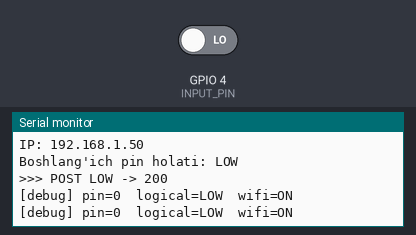
A sketch run on a simulated ESP32. Shown: the last lines printed to the serial monitor. Inputs (shaded band) come from the test bench; at power-on: GPIO 4 (INPUT_PIN) LOW. WiFi joins after 1.5 s; servers stay silent unless stated; uploads are accepted with an empty reply.

Above: at 3.4 s.
3.5 s: GPIO 4 (INPUT_PIN) driven HIGH
At 4.7 s:
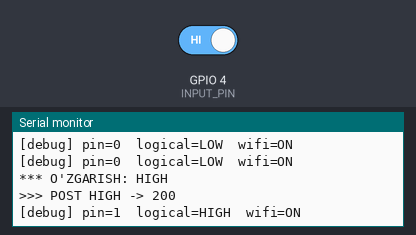
5.2 s: GPIO 4 (INPUT_PIN) driven LOW
At 5.39 s:
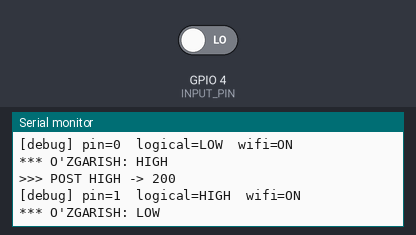

The sketch:

esp32.ino
```cpp
#include <WiFi.h>
#include <HTTPClient.h>
#include <WiFiClientSecure.h>

const char* WIFI_SSID     = "alisher";
const char* WIFI_PASSWORD = "19761980";
const char* SERVER_URL    = "https://powermonitoring-riea.onrender.com/status";

const int INPUT_PIN = 4;
const bool ACTIVE_HIGH = true;

int lastState = -1;
unsigned long lastDebug = 0;

void connectWifi() {
  WiFi.mode(WIFI_STA);
  WiFi.begin(WIFI_SSID, WIFI_PASSWORD);
  Serial.print("WiFi ulanmoqda");
  unsigned long t0 = millis();
  while (WiFi.status() != WL_CONNECTED && millis() - t0 < 20000) {
    delay(500);
    Serial.print(".");
  }
  Serial.println();
  if (WiFi.status() == WL_CONNECTED) {
    Serial.print("IP: ");
    Serial.println(WiFi.localIP());
  } else {
    Serial.println("WiFi ulanmadi!");
  }
}

bool sendState(const char* state) {
  if (WiFi.status() != WL_CONNECTED) {
    connectWifi();
    if (WiFi.status() != WL_CONNECTED) return false;
  }

  WiFiClientSecure client;
  client.setInsecure();

  HTTPClient http;
  if (!http.begin(client, SERVER_URL)) {
    Serial.println("http.begin xato");
    return false;
  }
  http.addHeader("Content-Type", "application/json");

  String body = String("{\"state\":\"") + state + "\"}";
  int code = http.POST(body);

  Serial.print(">>> POST ");
  Serial.print(state);
  Serial.print(" -> ");
  Serial.println(code);
  if (code > 0) {
    Serial.println(http.getString());
  }

  http.end();
  return code >= 200 && code < 300;
}

void setup() {
  Serial.begin(115200);
  delay(500);
  Serial.println();
  Serial.println("=== Power Monitor ESP32 ===");
  Serial.print("INPUT_PIN: GPIO");
  Serial.println(INPUT_PIN);

  pinMode(INPUT_PIN, INPUT_PULLDOWN);

  connectWifi();

  int raw = digitalRead(INPUT_PIN);
  int logical = ACTIVE_HIGH ? raw : !raw;
  lastState = logical;
  Serial.print("Boshlang'ich pin holati: ");
  Serial.println(logical ? "HIGH" : "LOW");
  sendState(logical ? "HIGH" : "LOW");
}

void loop() {
  int raw = digitalRead(INPUT_PIN);
  int logical = ACTIVE_HIGH ? raw : !raw;

  if (millis() - lastDebug > 1000) {
    lastDebug = millis();
    Serial.print("[debug] pin=");
    Serial.print(raw);
    Serial.print("  logical=");
    Serial.print(logical ? "HIGH" : "LOW");
    Serial.print("  wifi=");
    Serial.println(WiFi.status() == WL_CONNECTED ? "ON" : "OFF");
  }

  if (logical != lastState) {
    delay(30);
    int raw2 = digitalRead(INPUT_PIN);
    if (raw2 == raw) {
      lastState = logical;
      Serial.print("*** O'ZGARISH: ");
      Serial.println(logical ? "HIGH" : "LOW");
      sendState(logical ? "HIGH" : "LOW");
    }
  }

  delay(20);
}
```

Measured:
- after the input at 3.5 s, the serial monitor: prints a new line at once (image 1)
- after the input at 5.2 s, the serial monitor: prints a new line at once (image 2)
